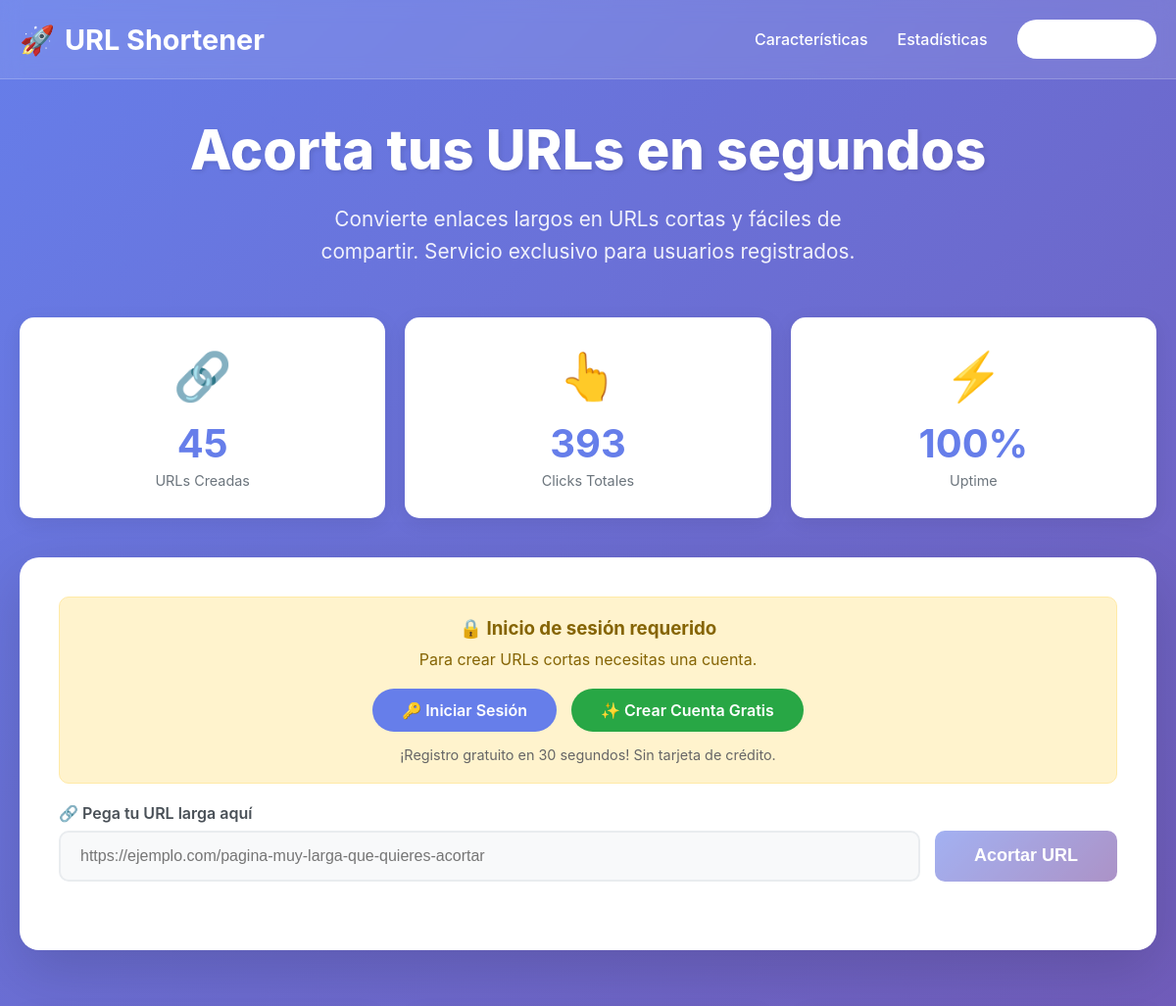
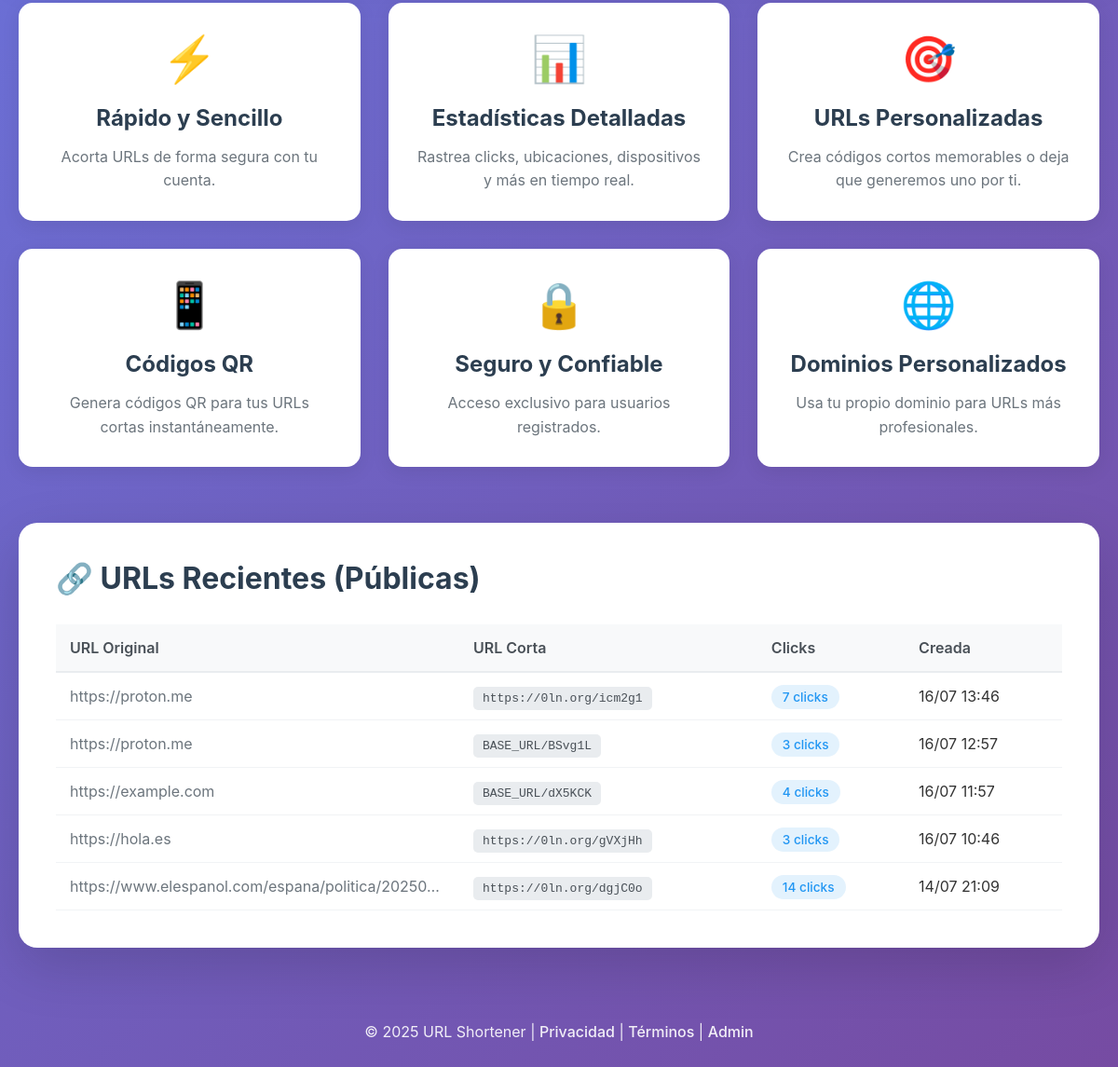
Before: / with the older database file (2 pictures, top to bottom).
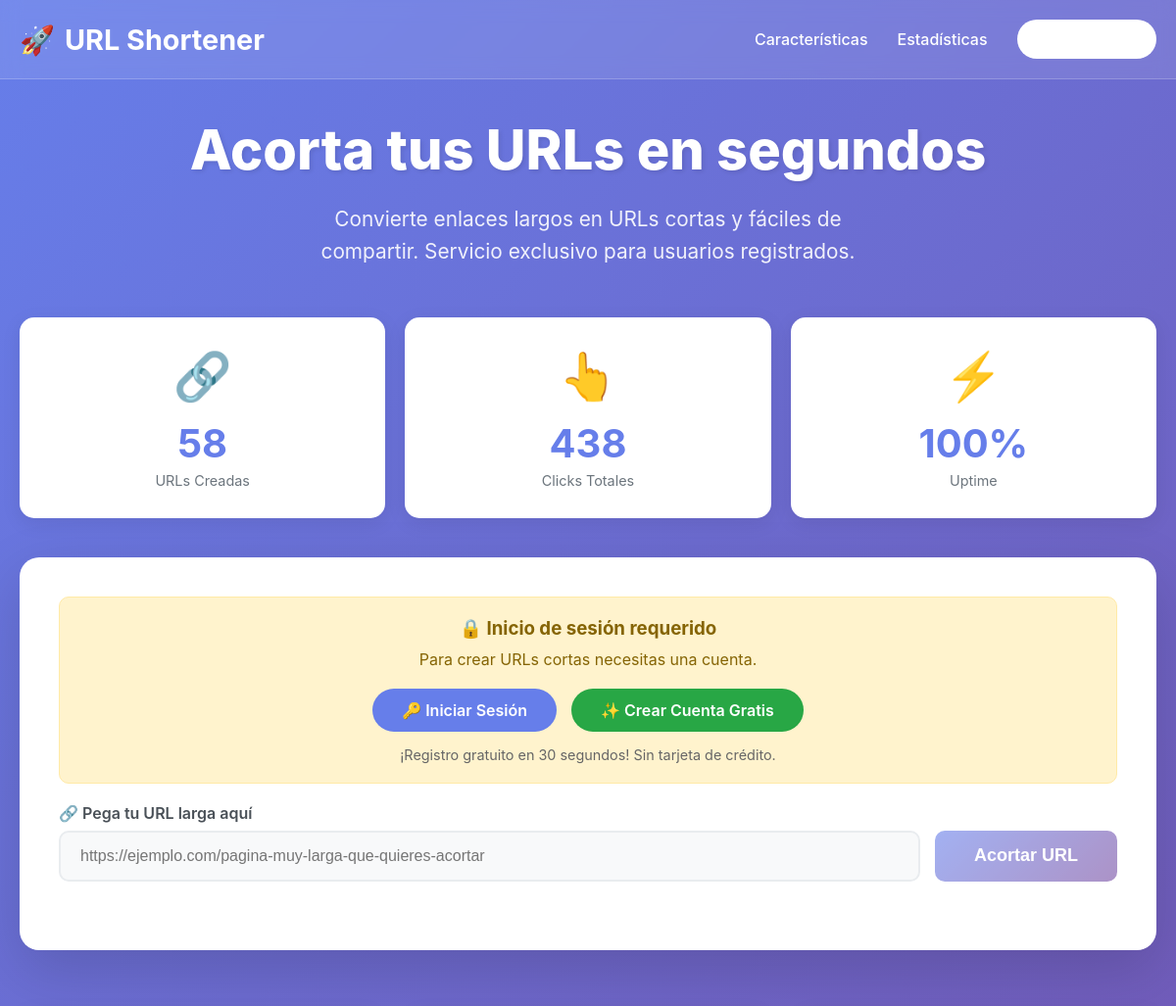
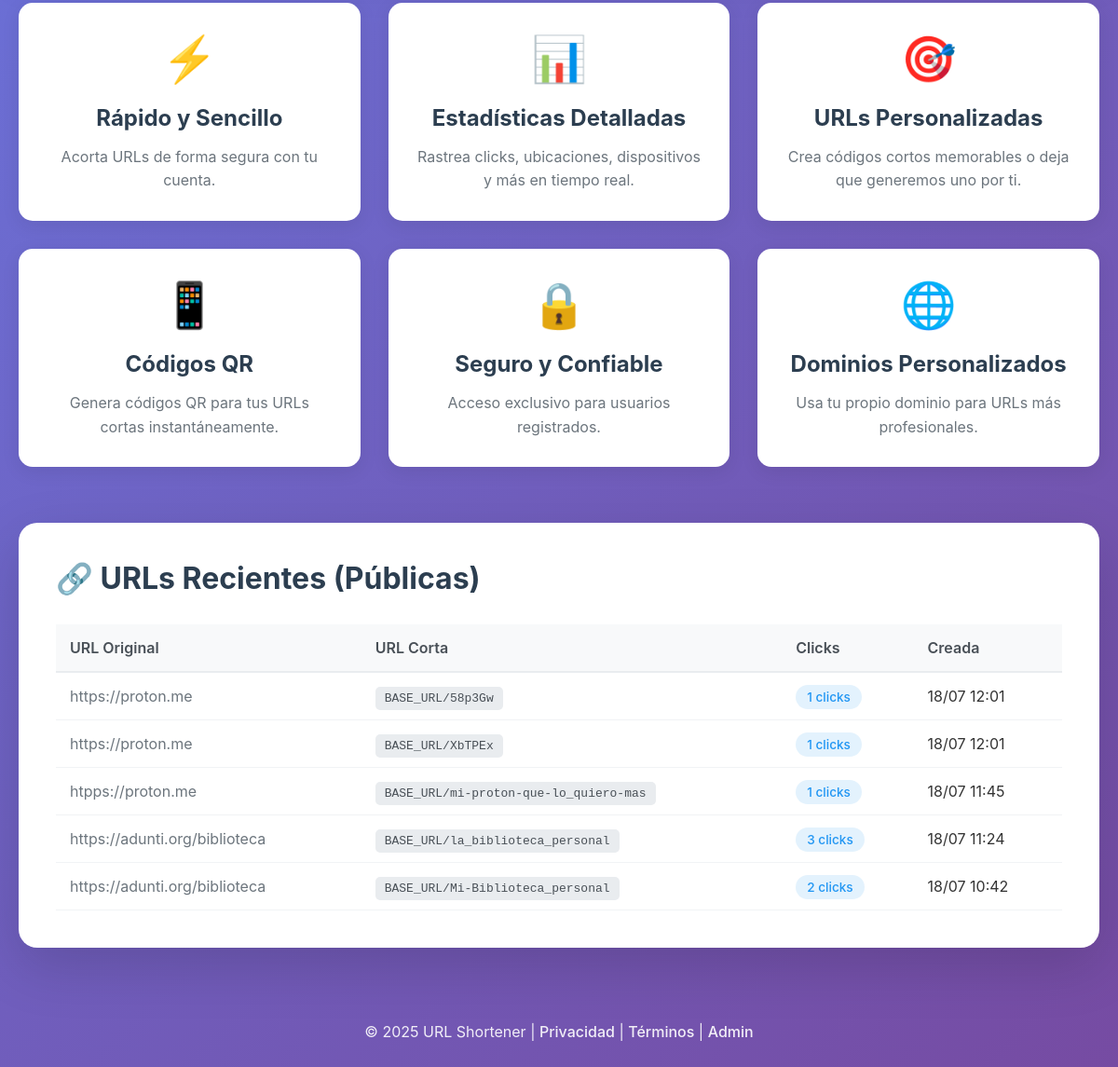
After: the same page with the newer database file (2 pictures, top to bottom).
### tables this page shows
CREATE TABLE `urls` (
  `id` int NOT NULL,
  `user_id` int DEFAULT NULL,
  `domain_id` int DEFAULT NULL,
  `short_code` varchar(100) NOT NULL,
  `original_url` text NOT NULL,
  `created_at` timestamp NULL DEFAULT CURRENT_TIMESTAMP,
  `clicks` int DEFAULT '0',
  `last_click` timestamp NULL DEFAULT NULL,
  `ip_address` varchar(45) DEFAULT NULL,
  `user_agent` text,
  `active` tinyint(1) DEFAULT '1',
  `is_public` tinyint(1) DEFAULT '1',
  `title` varchar(255) DEFAULT NULL,
  `description` text
);

CREATE TABLE `custom_domains` (
  `id` int NOT NULL,
  `user_id` int DEFAULT NULL,
  `domain` varchar(255) NOT NULL,
  `status` enum('pending','active','inactive') DEFAULT 'pending',
  `verification_token` varchar(64) DEFAULT NULL,
  `verified_at` timestamp NULL DEFAULT NULL,
  `created_at` timestamp NULL DEFAULT CURRENT_TIMESTAMP,
  `updated_at` timestamp NULL DEFAULT CURRENT_TIMESTAMP ON UPDATE CURRENT_TIMESTAMP,
  `ssl_enabled` tinyint(1) DEFAULT '0',
  `verification_method` varchar(50) DEFAULT NULL
);

### index.php (the view, shortened to what the changed rows need)
<?php
$is_logged_in = isset($_SESSION['user_id']) || isset($_SESSION['admin_logged_in']);
try {
    $db = new PDO("mysql:host=" . DB_HOST . ";dbname=" . DB_NAME, DB_USER, DB_PASS);
    $db->setAttribute(PDO::ATTR_ERRMODE, PDO::ERRMODE_EXCEPTION);
} catch(PDOException $e) {
    die("Error de conexión: " . $e->getMessage());
}
try {
    $stmt = $db->query("SELECT COUNT(*) as total FROM urls");
    $total_urls = $stmt->fetch()['total'];
    $stmt = $db->query("SELECT SUM(clicks) as total FROM urls");
    $total_clicks = $stmt->fetch()['total'] ?? 0;
    if ($is_logged_in) {
        $stmt = $db->query("
            SELECT u.*, cd.domain as custom_domain
            FROM urls u
            LEFT JOIN custom_domains cd ON u.domain_id = cd.id
            ORDER BY u.created_at DESC
            LIMIT 5
        ");
    } else {
        $stmt = $db->query("
            SELECT u.*, cd.domain as custom_domain
            FROM urls u
            LEFT JOIN custom_domains cd ON u.domain_id = cd.id
            WHERE u.is_public = 1
            ORDER BY u.created_at DESC
            LIMIT 5
        ");
    }
    $recent_urls = $stmt->fetchAll();
} catch (Exception $e) {
    $total_urls = 0;
    $total_clicks = 0;
    $recent_urls = [];
}
?>
<!DOCTYPE html>
<html lang="es">
<head>
</head>
<body>
    <div class="container">
        <div class="hero">
            <h1>Acorta tus URLs en segundos</h1>
        </div>
        <div class="stats-grid" id="stats">
            <div class="stat-card">
                <div class="stat-icon">🔗</div>
                <div class="stat-value"><?php echo number_format($total_urls); ?></div>
                <div class="stat-label">URLs Creadas</div>
            </div>
            <div class="stat-card">
                <div class="stat-icon">👆</div>
                <div class="stat-value"><?php echo number_format($total_clicks); ?></div>
                <div class="stat-label">Clicks Totales</div>
            </div>
        </div>
        <?php if (!empty($recent_urls)): ?>
        <div class="recent-section">
            <h2>🔗 URLs Recientes <?php echo (!$is_logged_in ? '(Públicas)' : ''); ?></h2>
            <div class="recent-urls">
                <table>
                    <thead>
                        <tr>
                            <th>URL Original</th>
                            <th>URL Corta</th>
                            <th>Clicks</th>
                            <th>Creada</th>
                        </tr>
                    </thead>
                    <tbody>
                        <?php foreach ($recent_urls as $url): ?>
                        <?php
                        if (!empty($url['custom_domain'])) {
                            $short_url = "https://" . $url['custom_domain'] . "/" . $url['short_code'];
                        } else {
                            $short_url = rtrim(BASE_URL, '/') . '/' . $url['short_code'];
                        }
                        ?>
                        <tr>
                            <td class="url-original" title="<?php echo htmlspecialchars($url['original_url']); ?>">
                                <?php echo htmlspecialchars($url['original_url']); ?>
                            </td>
                            <td>
                                <span class="url-short"><?php echo htmlspecialchars($short_url); ?></span>
                            </td>
                            <td>
                                <span class="badge badge-primary">
                                    <?php echo number_format($url['clicks'] ?? 0); ?> clicks
                                </span>
                            </td>
                            <td><?php echo date('d/m H:i', strtotime($url['created_at'])); ?></td>
                        </tr>
                        <?php endforeach; ?>
                    </tbody>
                </table>
            </div>
        </div>
        <?php endif; ?>
    </div>
</body>
</html>

Changed rows visible on the page:
no longer on this page (row unchanged): urls: original_url "https://proton.me", short_code.domain "https://0ln.org/icm2g1", clicks "7", created_at "16/07 13:46"
no longer on this page (row unchanged): urls: original_url "https://proton.me", short_code "BASE_URL/BSvg1L", clicks "3", created_at "16/07 12:57"
no longer on this page (row unchanged): urls: original_url "https://example.com", short_code "BASE_URL/dX5KCK", clicks "4", created_at "16/07 11:57"
no longer on this page (row unchanged): urls: original_url "https://hola.es", short_code.domain "https://0ln.org/gVXjHh", clicks "3", created_at "16/07 10:46"
no longer on this page (row unchanged): urls: original_url "https://www.elespanol.com/espana/politica/20250…", short_code.domain "https://0ln.org/dgjC0o", clicks "14", created_at "14/07 21:09"
added urls: original_url "https://proton.me", short_code "BASE_URL/58p3Gw", clicks "1", created_at "18/07 12:01"
added urls: original_url "https://proton.me", short_code "BASE_URL/XbTPEx", clicks "1", created_at "18/07 12:01"
added urls: original_url "htpps://proton.me", short_code "BASE_URL/mi-proton-que-lo_quiero-mas", clicks "1", created_at "18/07 11:45"
added urls: original_url "https://adunti.org/biblioteca", short_code "BASE_URL/la_biblioteca_personal", clicks "3", created_at "18/07 11:24"
added urls: original_url "https://adunti.org/biblioteca", short_code "BASE_URL/Mi-Biblioteca_personal", clicks "2", created_at "18/07 10:42"
Other visible differences:
$total_urls: "45" → "58"
$total_clicks: "393" → "438"
